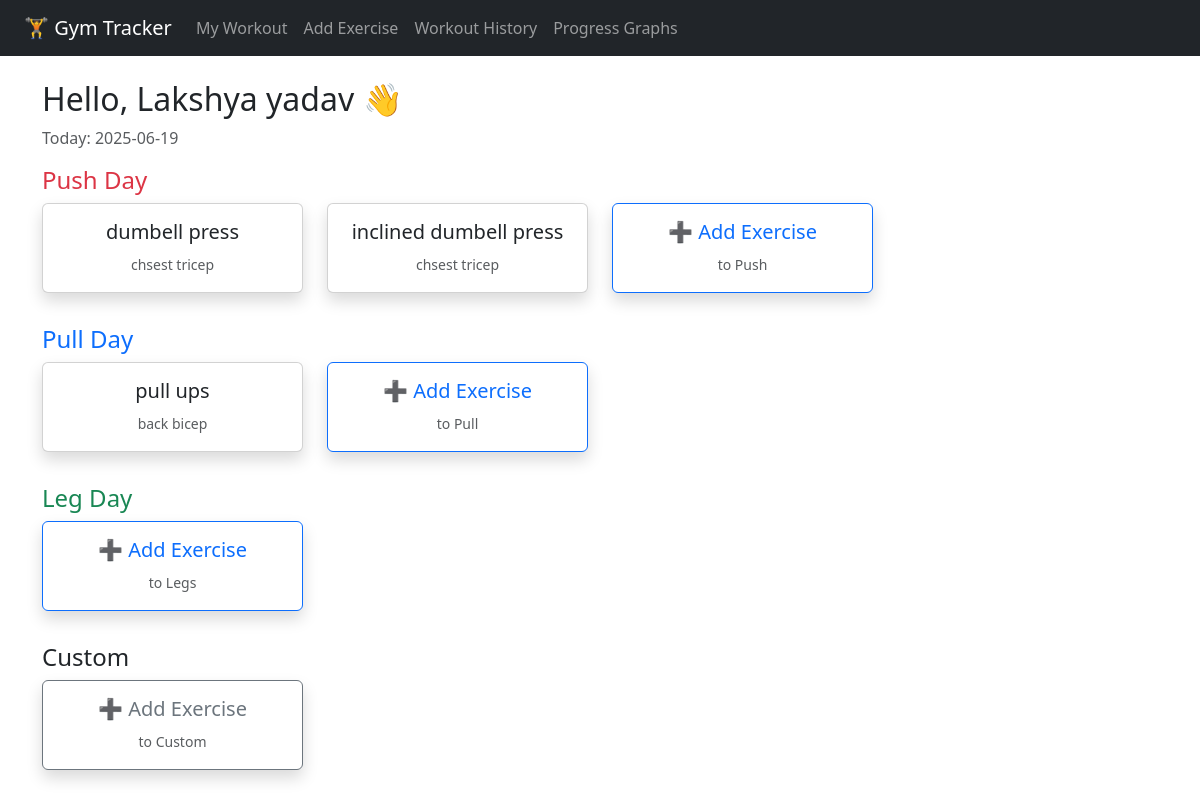
Page /my-workout (signed in) on the committed database.
### tables this page shows
CREATE TABLE exercises (
            id INTEGER PRIMARY KEY AUTOINCREMENT,
            user_id INTEGER,
            name TEXT,
            muscle_group TEXT,
            icon TEXT,
            workout_type TEXT
        );

### app.py (the view)
@app.route('/my-workout')
def my_workout():
    if 'user_id' not in session:
        return redirect(url_for('login'))
    user_id = session['user_id']
    user_name = session.get('user_name', 'User')
    db = get_db()
    push = db.execute('SELECT * FROM exercises WHERE user_id=? AND workout_type=?', (user_id, 'Push')).fetchall()
    pull = db.execute('SELECT * FROM exercises WHERE user_id=? AND workout_type=?', (user_id, 'Pull')).fetchall()
    legs = db.execute('SELECT * FROM exercises WHERE user_id=? AND workout_type=?', (user_id, 'Legs')).fetchall()
    custom = db.execute('SELECT * FROM exercises WHERE user_id=? AND workout_type=?', (user_id, 'Custom')).fetchall()
    return render_template('my_workout.html',
                           push_exercises=push,
                           pull_exercises=pull,
                           leg_exercises=legs,
                           custom_exercises=custom,
                           today=date.today(),
                           user=user_name)

### app.py (called while the page is built)
def get_db():
    conn = sqlite3.connect(DB)
    conn.row_factory = sqlite3.Row
    return conn

### templates/my_workout.html (shortened to what this page needs)
{% extends "base.html" %}
{% block content %}
<h2>Hello, {{ user }} 👋</h2>
<p class="text-muted">Today: {{ today }}</p>
<h4 class="text-danger">Push Day</h4>
<div class="row mb-4">
  {% for ex in push_exercises %}
    <div class="col-md-3 mb-2">
      <div class="card text-center shadow" onclick="openLogModal('{{ ex.name }}')">
        <div class="card-body">
          <h5>{{ ex.icon }} {{ ex.name }}</h5>
          <small class="text-muted">{{ ex.muscle_group }}</small>
        </div>
      </div>
    </div>
  {% endfor %}
  <div class="col-md-3 mb-2">
    <div class="card text-center border-primary shadow" onclick="openAddExerciseModal('Push')">
      <div class="card-body">
        <h5 class="text-primary">➕ Add Exercise</h5>
        <small class="text-muted">to Push</small>
      </div>
    </div>
  </div>
</div>
<h4 class="text-primary">Pull Day</h4>
<div class="row mb-4">
  {% for ex in pull_exercises %}
    <div class="col-md-3 mb-2">
      <div class="card text-center shadow" onclick="openLogModal('{{ ex.name }}')">
        <div class="card-body">
          <h5>{{ ex.icon }} {{ ex.name }}</h5>
          <small class="text-muted">{{ ex.muscle_group }}</small>
        </div>
      </div>
    </div>
  {% endfor %}
  <div class="col-md-3 mb-2">
    <div class="card text-center border-primary shadow" onclick="openAddExerciseModal('Pull')">
      <div class="card-body">
        <h5 class="text-primary">➕ Add Exercise</h5>
        <small class="text-muted">to Pull</small>
      </div>
    </div>
  </div>
</div>
<h4 class="text-success">Leg Day</h4>
<div class="row mb-4">
  <div class="col-md-3 mb-2">
    <div class="card text-center border-primary shadow" onclick="openAddExerciseModal('Legs')">
      <div class="card-body">
        <h5 class="text-primary">➕ Add Exercise</h5>
        <small class="text-muted">to Legs</small>
      </div>
    </div>
  </div>
</div>
<h4 class="text-dark">Custom</h4>
<div class="row mb-4">
  <div class="col-md-3 mb-2">
    <div class="card text-center border-secondary shadow" onclick="openAddExerciseModal('Custom')">
      <div class="card-body">
        <h5 class="text-secondary">➕ Add Exercise</h5>
        <small class="text-muted">to Custom</small>
      </div>
    </div>
  </div>
</div>
{% endblock %}

### rows in the picture
exercises: name "dumbell press", muscle_group "chsest tricep"
exercises: name "inclined dumbell press", muscle_group "chsest tricep"
exercises: name "pull ups", muscle_group "back bicep"

### other values in the picture
{{ user }} "Lakshya yadav"
